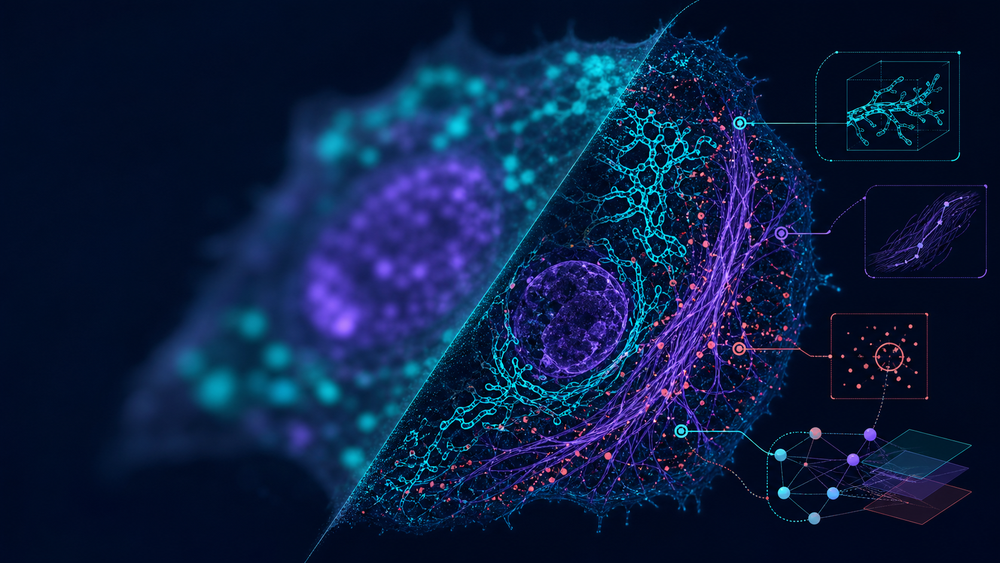
#> input picture MorphAgent_UI/MorphAgent/morphagent_ui/resources/morphagent_hero.png, 1000 x 563 px, shrunk from 1672 x 941 before the run
$ python -i extract.py   (imports and definitions only)
#> lines starting #> are read from the running program, lines starting #| are printed output that depends on the picture; after the words box and inside, x2 and y2 are one past the last pixel; in counts of white or black regions, pixels touching at a corner belong together
def extract(img, *segmentation_masks):
    # IMPORT ALL REQUIRED PACKAGES AT THE BEGINNING OF THE FUNCTION
    import numpy as np
    from scipy import ndimage
    from skimage.filters import threshold_otsu
    from skimage.morphology import binary_erosion, binary_dilation, disk

    # Convert to appropriate array type
    arr = np.asarray(img, dtype=np.float32)

    # Handle dimensionality according to dataset format
    # Expected shape: (512, 512, 3)
    # Channel 0 = Actin (Red)
    actin_channel = None

    if arr.ndim == 3 and arr.shape[2] == 3:
        actin_channel = arr[:, :, 0]
    elif arr.ndim == 2:
        # Fallback if passed a single channel image, assume it's the relevant one
        actin_channel = arr
    else:
        return 0.0

    # Intensity normalization [0, 1]
    # This ensures gradient magnitudes are comparable across images
    vmax = np.percentile(actin_channel, 99.5) if actin_channel.size > 0 else 1.0
    if vmax <= 0:
        vmax = 1.0
    actin_norm = actin_channel / vmax
    actin_norm = np.clip(actin_norm, 0.0, 1.0)

    # Define the mask for cells
    # If segmentation masks are provided, combine them to get a total cellular area
    # If not, generate a mask using Otsu thresholding on the actin channel
    combined_mask = np.zeros(actin_norm.shape, dtype=bool)

    if len(segmentation_masks) > 0:
        for mask in segmentation_masks:
            if mask is not None:
                # Ensure mask matches image dimensions (handle potential 2D vs 3D mismatch)
                if mask.shape == actin_norm.shape:
                    combined_mask = np.logical_or(combined_mask, mask > 0)
                elif mask.ndim == 3 and mask.shape[:2] == actin_norm.shape:
                     # If mask is 3D (e.g. one-hot encoded or just extra dim), flatten it
                    combined_mask = np.logical_or(combined_mask, np.any(mask > 0, axis=-1))

    # If no valid masks were found or provided, generate one
    if not np.any(combined_mask):
        # Blur slightly to reduce noise before thresholding
        blurred = ndimage.gaussian_filter(actin_norm, sigma=2.0)
        try:
            thresh = threshold_otsu(blurred)
            combined_mask = blurred > thresh
        except Exception:
            # Fallback for empty/uniform images
            return 0.0

    # Clean the mask: remove small holes and noise
    # Binary closing (dilation then erosion) to fill holes
    # Binary opening (erosion then dilation) to remove small noise
    struct = disk(2)
    combined_mask = binary_dilation(combined_mask, struct)
    combined_mask = binary_erosion(combined_mask, struct)

    # If mask is empty after cleaning, return 0
    if not np.any(combined_mask):
        return 0.0

    # Define the boundary region
    # The "edge sharpness" is best measured at the transition from cell to background.
    # We define the boundary as the region consisting of the outer edge of the mask.
    # boundary = mask XOR eroded_mask
    eroded_mask = binary_erosion(combined_mask, disk(1))
    boundary_mask = np.logical_xor(combined_mask, eroded_mask)

    # Exclude image borders from the boundary mask to avoid artifacts
    # (e.g., if a cell is cut off by the image edge, the gradient there is artificial)
    border_margin = 2
    boundary_mask[:border_margin, :] = False
    boundary_mask[-border_margin:, :] = False
    boundary_mask[:, :border_margin] = False
    boundary_mask[:, -border_margin:] = False

    if not np.any(boundary_mask):
        return 0.0

    # Compute Gradient Magnitude on the normalized Actin channel
    # Using Sobel operator
    sx = ndimage.sobel(actin_norm, axis=0, mode='reflect')
    sy = ndimage.sobel(actin_norm, axis=1, mode='reflect')
    gradient_magnitude = np.hypot(sx, sy)

    # Extract gradient values specifically at the boundaries
    boundary_gradients = gradient_magnitude[boundary_mask]

    # Compute the mean sharpness
    result = np.mean(boundary_gradients)

    return float(result)

>>> import cv2
>>> picture = cv2.imread('../../../../../../MorphAgent_UI/MorphAgent/morphagent_ui/resources/morphagent_hero.png', cv2.IMREAD_GRAYSCALE)
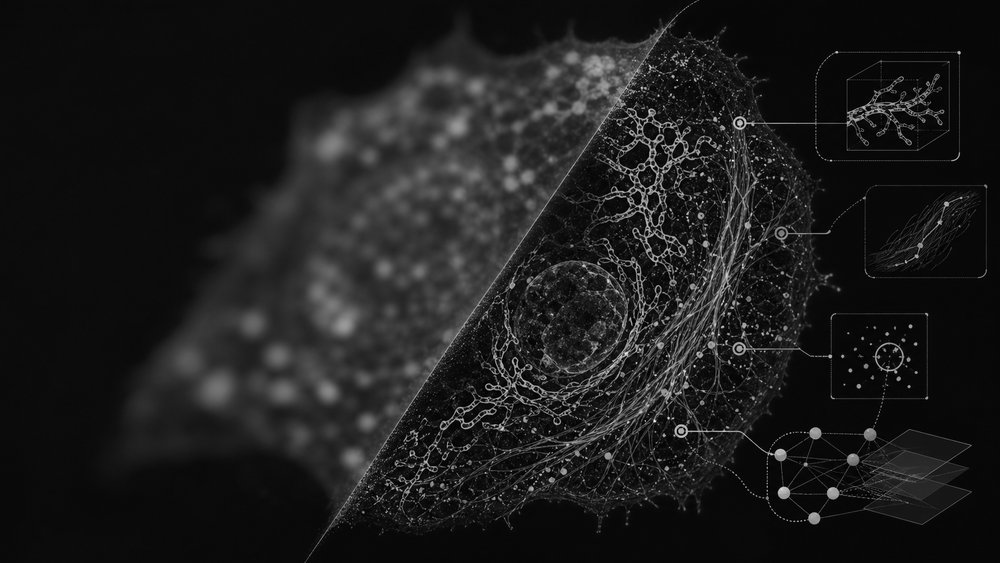
#> picture: shape (563, 1000); min 0, max 253, mean 28.4
>>> result = extract(picture)
#> in extract, `vmax = np.percentile(actin_channel, 99.5) if actin_channel.size > 0 el..`: vmax = 155
#> in extract, `blurred = ndimage.gaussian_filter(actin_norm, sigma=2.0)`:
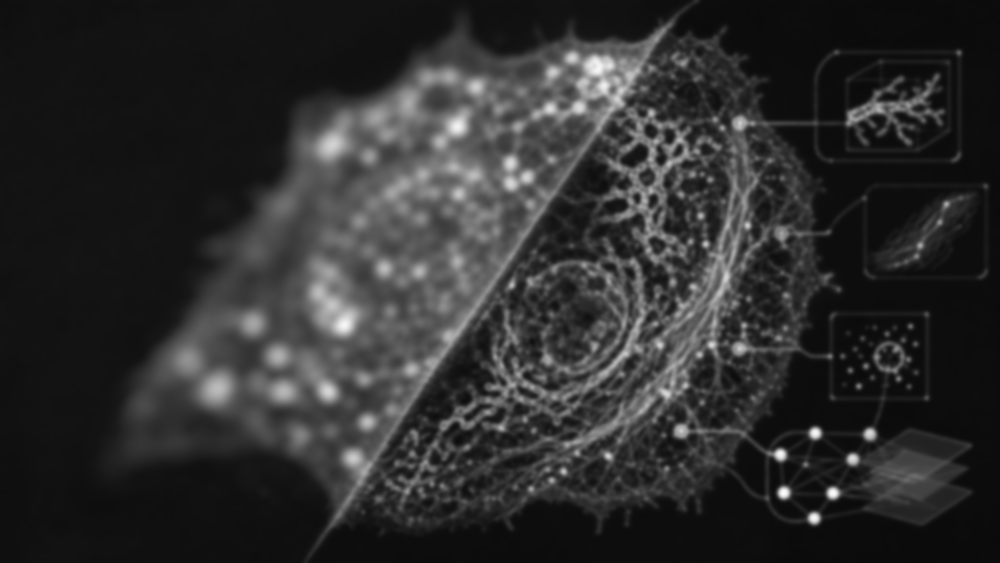
#> blurred: shape (563, 1000) float32; min 0.0417, max 0.99, mean 0.183
#> in extract, `thresh = threshold_otsu(blurred)`: thresh = 0.244
#> in extract, `combined_mask = blurred > thresh`:
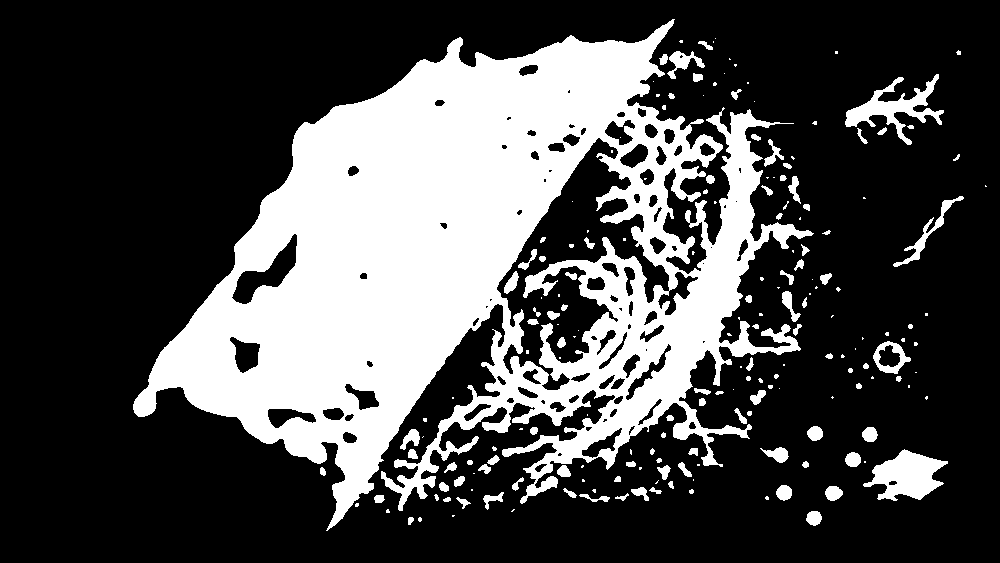
#> combined_mask: shape (563, 1000) bool; 29.2% white; 194 white regions (93 under 20 px), largest, box (x1, y1, x2, y2) and area: (133, 19, 814, 531) 150681, (863, 449, 948, 501) 2440, (845, 74, 944, 145) 2073
#> in extract, `combined_mask = binary_dilation(combined_mask, struct)`: combined_mask: shape (563, 1000) bool; 34.6% white; 118 white regions (12 under 20 px), largest, box (x1, y1, x2, y2) and area: (131, 17, 816, 533) 175670, (843, 72, 946, 147) 3343, (861, 447, 950, 503) 2972
#> in extract, `combined_mask = binary_erosion(combined_mask, struct)`: combined_mask: shape (563, 1000) bool; 29.6% white; 161 white regions (82 under 20 px), largest, box (x1, y1, x2, y2) and area: (133, 19, 814, 531) 154360, (863, 449, 948, 501) 2480, (845, 74, 944, 145) 2213
#> in extract, `eroded_mask = binary_erosion(combined_mask, disk(1))`:
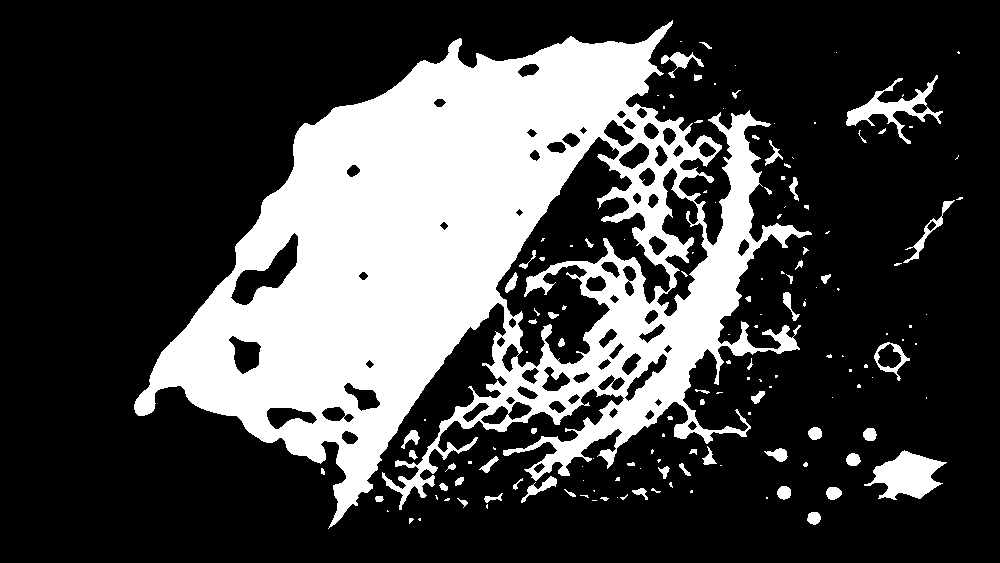
#> eroded_mask: shape (563, 1000) bool; 27.1% white; 152 white regions (90 under 20 px), largest, box (x1, y1, x2, y2) and area: (134, 20, 812, 529) 143273, (864, 450, 947, 500) 2240, (846, 75, 943, 144) 1629
#> in extract, `boundary_mask = np.logical_xor(combined_mask, eroded_mask)`:
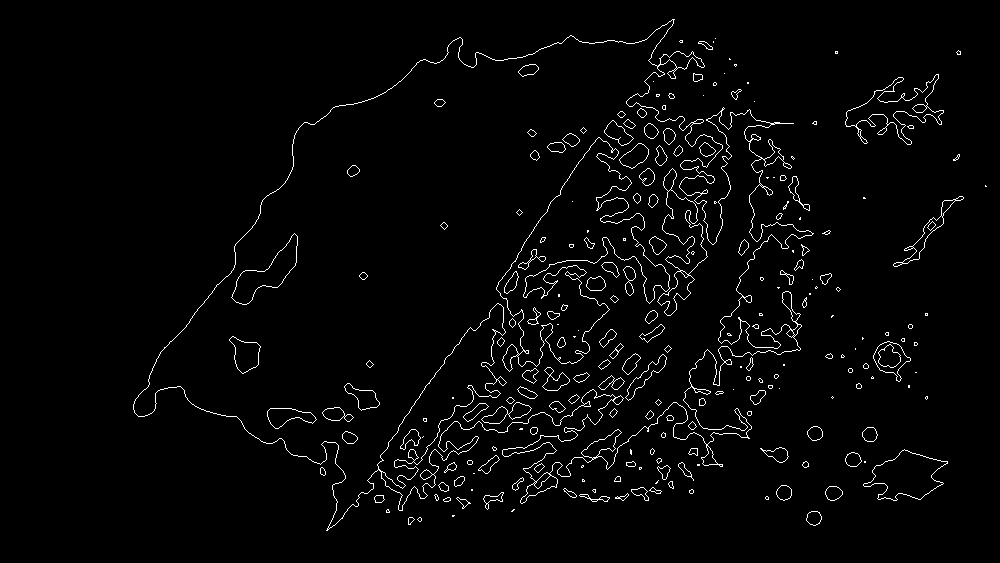
#> boundary_mask: shape (563, 1000) bool; 2.4% white in thin lines or dots, all inside (x1, y1, x2, y2) = (133, 19, 987, 531)
#> in extract, `sy = ndimage.sobel(actin_norm, axis=1, mode='reflect')`:
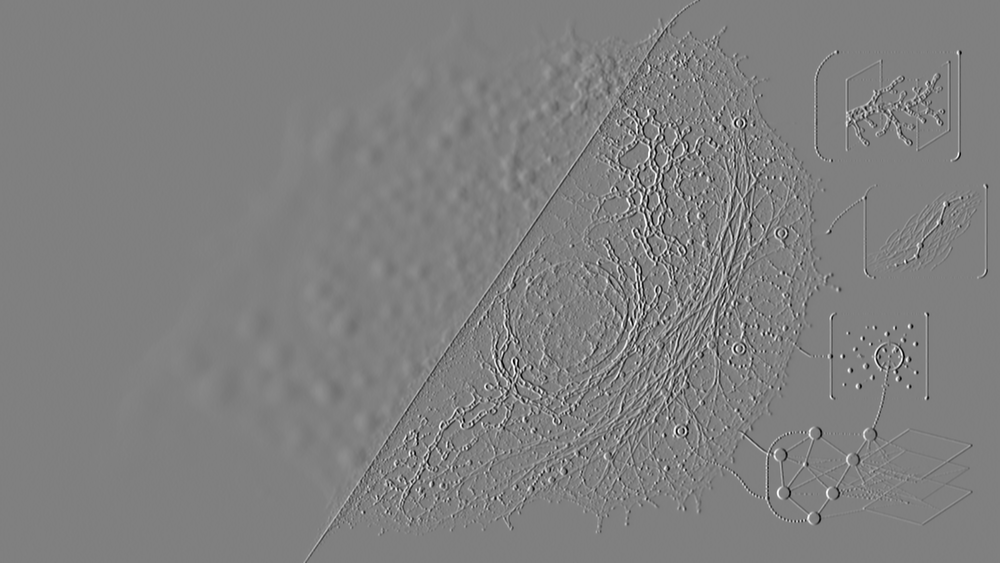
#> sy: shape (563, 1000) float32; min -3.96, max 3.92, mean -0.000159; drawn with min black and max white
#> in extract, `gradient_magnitude = np.hypot(sx, sy)`:
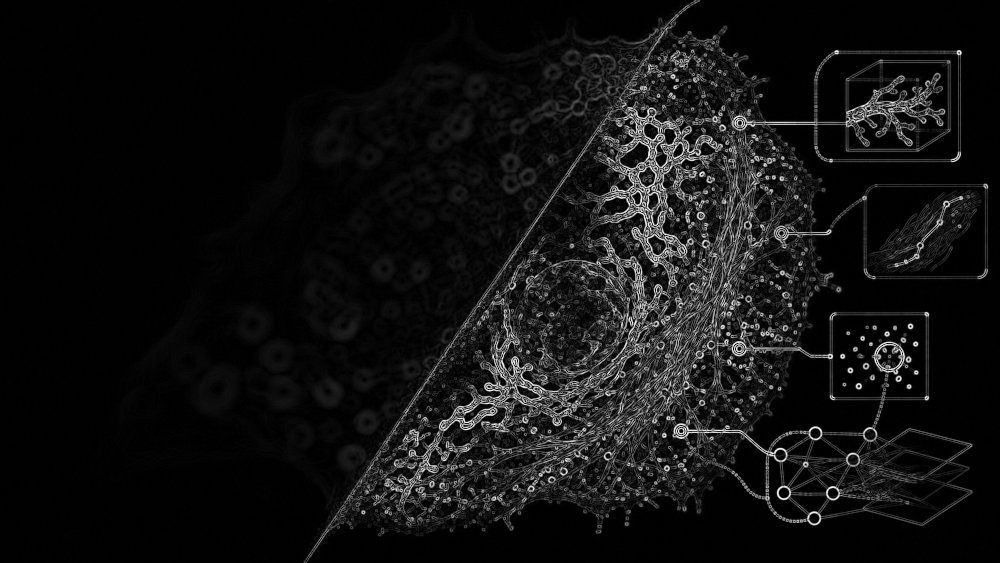
#> gradient_magnitude: shape (563, 1000) float32; min 0, max 4.21, mean 0.295; drawn with min black and max white
#> in extract, `boundary_gradients = gradient_magnitude[boundary_mask]`: boundary_gradients = 13602 values, max 4.06 at index 253, min 0 at index 318, mean 1.09
#> in extract, `result = np.mean(boundary_gradients)`: result = 1.09
#> result = 1.09
